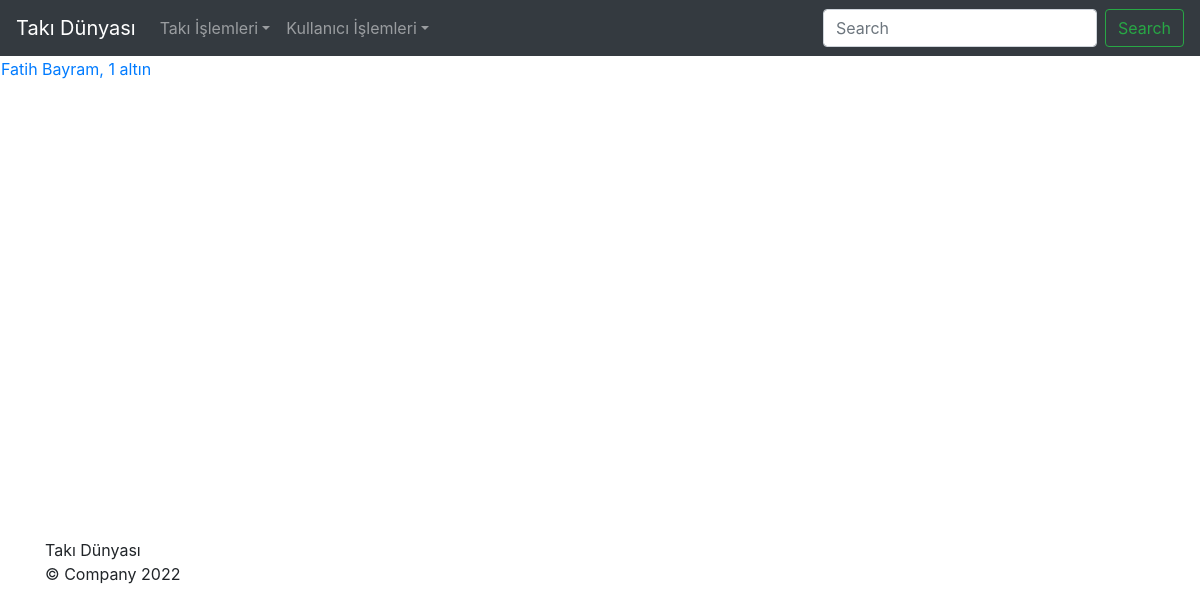
The app's page /jewelry_app/jewelries_detail/1/ (signed in) with its own data.
### jewelry_app/models/jewelry.py (models this page shows, shortened)
class Jewelry(models.Model):
    name = models.CharField(verbose_name="İsim - Soyisim", max_length=50)
    price = models.PositiveSmallIntegerField(
        verbose_name="Takı Miktarı")
    jewelry_kind = models.CharField(verbose_name="Takı Türü", max_length=20)
    user = models.ForeignKey(User, verbose_name="Sahip",
                             on_delete=models.PROTECT)
    class Meta:
        db_table = "Takılar"

### jewelry_app/views/jewelry.py (the view)
# urls.py: path("jewelries_detail/<int:pk>/", jewelries_detail, name="jewelry-detail"),
@require_GET
def jewelries_detail(request, pk=None):
    try:
        jewelry = Jewelry.objects.get(pk=pk, user=request.user)
    except Jewelry.DoesNotExist:
        return HttpResponseNotFound("Takı Bulunamadı .")
    content = {
        "jewelries_detail": jewelry
    }
    return render(request=request, template_name="jewelry_app/jewelries_detail.html", context=content)

### templates/jewelry_app/jewelries_detail.html (shortened to what this page needs)
{% load static %}
<!DOCTYPE html>
<html lang="en">
<head>
    <link href="{% static 'css/bootstrap.min.css' %}" rel="stylesheet">
    <link href="{% static 'css/jumbotron.css' %}" rel="stylesheet">
</head>
<body>
    <table>
        <tr>
            <td>
                <a href="{% url 'jewelry-detail' jewelries_detail.id %}">{{ jewelries_detail.name }},
                    {{jewelries_detail.price}}
                    {{jewelries_detail.jewelry_kind}}</a>
            </td>
        </tr>
    </table>
    <nav class="navbar navbar-expand-md navbar-dark fixed-top bg-dark">
        <a class="navbar-brand" href="{% url 'jewelry-home-page' %}">Takı Dünyası</a>
        <div class="collapse navbar-collapse" id="navbarsExampleDefault">
            <ul class="navbar-nav mr-auto">
                <li class="nav-item dropdown">
                    <a class="nav-link dropdown-toggle" href="#" id="dropdown01" data-toggle="dropdown"
                        aria-haspopup="true" aria-expanded="false">Takı İşlemleri</a>
                </li>
                <li class="nav-item dropdown">
                    <a class="nav-link dropdown-toggle" href="#" id="dropdown01" data-toggle="dropdown"
                        aria-haspopup="true" aria-expanded="false">Kullanıcı İşlemleri</a>
                </li>
            </ul>
            <form class="form-inline my-2 my-lg-0">
                <input class="form-control mr-sm-2" type="text" placeholder="Search" aria-label="Search">
                <button class="btn btn-outline-success my-2 my-sm-0" type="submit">Search</button>
            </form>
        </div>
    </nav>
    <main role="main">
        <br><br><br><br><br><br><br><br><br><br><br><br><br><br><br><br><br><br><br>
        <div class="container">
            {% block content %}
            Takı Dünyası
            {% endblock %}
        </div>
    </main>
    <footer class="container">
        <p>&copy; Company 2022</p>
    </footer>
</body>
</html>

### static/css/jumbotron.css (style rules this page uses)
body { padding-top: 3.5rem; }

### records on screen
Jewelry: name "Fatih Bayram", price "1", jewelry_kind "altın"
